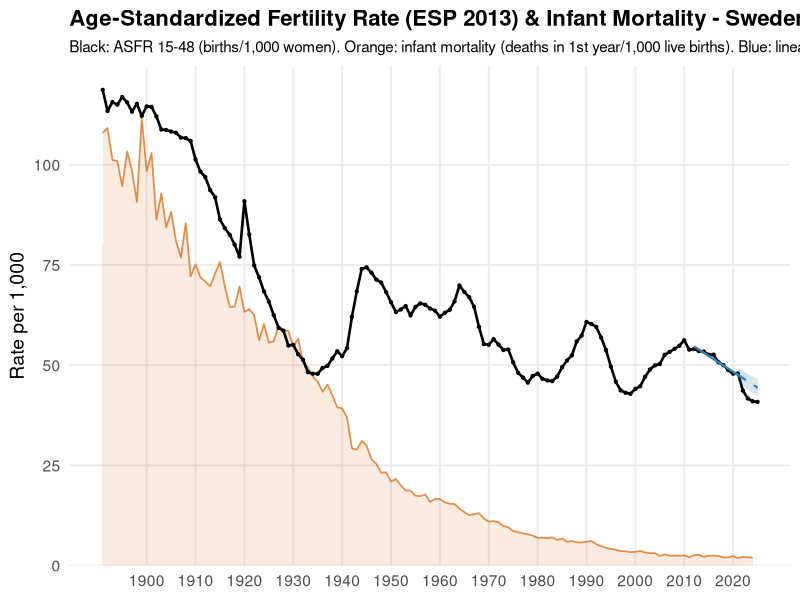
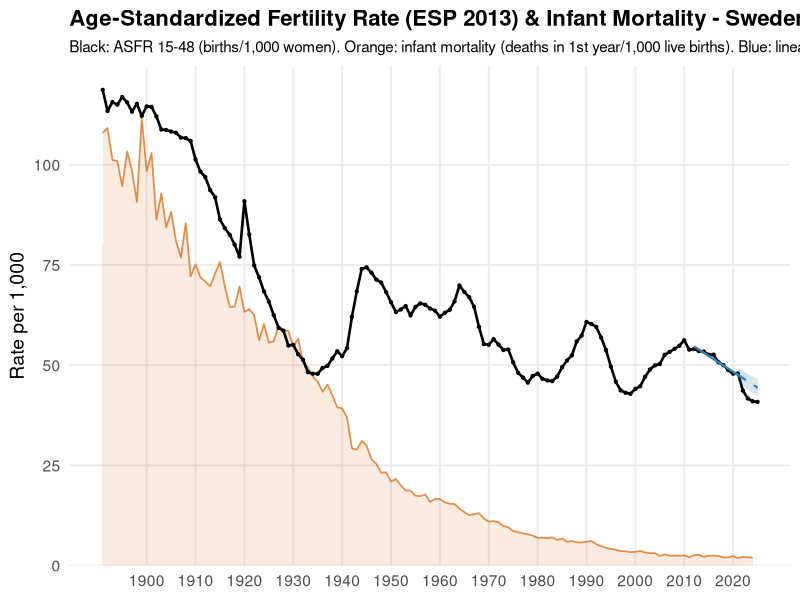
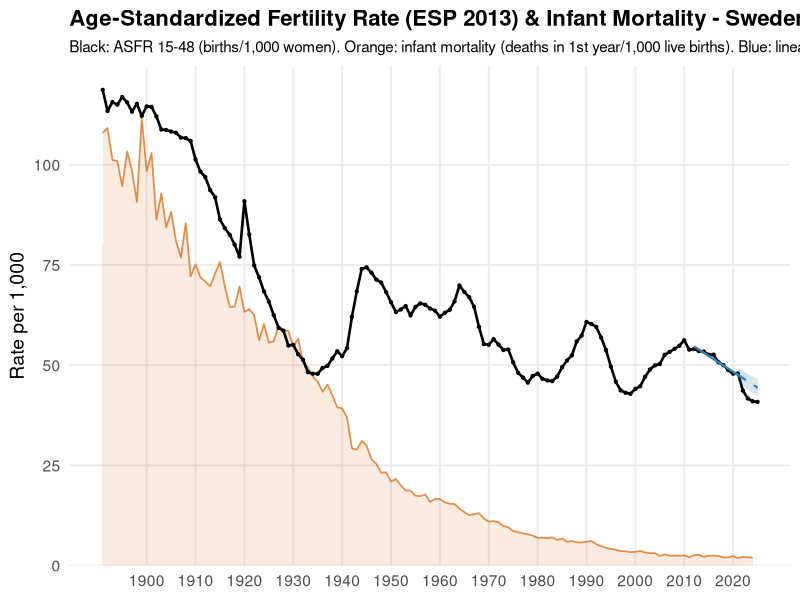

Recreate these plots in R, in order.
###############################################################
## Age-Standardized Fertility Rate (ASFR) - ESP 2013 weights
## Ages 15–48, Swedish women
## Linear trend fitted on 2012–2020, 95% PI projected to 2021–2025
###############################################################

suppressPackageStartupMessages({
  library(dplyr)
  library(tidyr)
  library(readr)
  library(ggplot2)
  library(scales)
  library(stringr)
})

OUT_DIR <- "visual"
dir.create(OUT_DIR, recursive = TRUE, showWarnings = FALSE)

# =====================================================================
# 1. LOAD DATA
# =====================================================================
pop <- read_csv("2025_update/1860_to_2025_women_population.csv",
                show_col_types = FALSE) %>%
  mutate(Age = as.integer(Age), Year = as.integer(Year),
         Population = as.numeric(Population))

births <- read_csv("2025_update/1891_to_2025_births.csv",
                   show_col_types = FALSE) %>%
  mutate(MotherAge = as.integer(MotherAge), Year = as.integer(Year),
         Births = as.numeric(Births))

# =====================================================================
# 1b. LOAD INFANT MORTALITY
# =====================================================================
imr_raw <- read_delim(
  "2025_update/000000MM_20260309-204950.csv",
  delim = ";", skip = 2, col_names = TRUE,
  show_col_types = FALSE,
  locale = locale(encoding = "UTF-8")
)

# Keep only "Deaths in the first year" columns (first 165 year-columns after sex)
imr <- imr_raw %>%
  slice(1) %>%                              # "boys and girls" row
  select(-1) %>%                            # drop sex column
  mutate(across(everything(), as.character)) %>%
  pivot_longer(everything(), names_to = "col_name", values_to = "Rate") %>%
  filter(str_detect(col_name, "first year")) %>%
  mutate(
    Year = as.integer(str_extract(col_name, "\\d{4}$")),
    IMR  = as.numeric(ifelse(Rate == "..", NA, Rate))
  ) %>%
  select(Year, IMR) %>%
  filter(!is.na(IMR))

cat("Infant mortality loaded:", nrow(imr), "years,",
    min(imr$Year), "-", max(imr$Year), "\n")

# =====================================================================
# 2. AGE-SPECIFIC RATES BY 5-YEAR GROUP
# =====================================================================
ages_keep <- 15:48

mk_group5 <- function(a) {
  gs <- (a %/% 5) * 5
  sprintf("%02d-%02d", gs, gs + 4)
}

births_grp <- births %>%
  filter(MotherAge %in% ages_keep) %>%
  mutate(AgeGroup5 = mk_group5(MotherAge)) %>%
  group_by(Year, AgeGroup5) %>%
  summarise(Births = sum(Births, na.rm = TRUE), .groups = "drop")

pop_grp <- pop %>%
  filter(Age %in% ages_keep) %>%
  mutate(AgeGroup5 = mk_group5(Age)) %>%
  group_by(Year, AgeGroup5) %>%
  summarise(Population = sum(Population, na.rm = TRUE), .groups = "drop")

rates <- births_grp %>%
  inner_join(pop_grp, by = c("Year", "AgeGroup5")) %>%
  mutate(ASFR = Births / Population)   # per-woman rate (not per 1000)

# =====================================================================
# 3. ESP 2013 WEIGHTS
# =====================================================================
# European Standard Population 2013, per 5-year group (per 100,000):
#   15-19: 5500   20-24: 5500   25-29: 5500   30-34: 5500
#   35-39: 5500   40-44: 5500   45-49: 5500
# All equal in the fertile range, so the standardized rate is
# simply the mean ASFR across groups × 5 (TFR-like scaling),
# but we keep the proper weighted formula for correctness.

esp2013 <- tibble(
  AgeGroup5 = c("15-19", "20-24", "25-29", "30-34",
                "35-39", "40-44", "45-49"),
  ESP_w     = c(5500, 5500, 5500, 5500, 5500, 5500, 5500)
)

# Normalize weights to sum to 1
esp2013 <- esp2013 %>% mutate(w = ESP_w / sum(ESP_w))

# Join weights and compute standardized rate per year
asfr_std <- rates %>%
  inner_join(esp2013, by = "AgeGroup5") %>%
  group_by(Year) %>%
  summarise(
    ASFR_std = sum(ASFR * w),          # weighted mean (per woman)
    ASFR_std_1000 = sum(ASFR * w) * 1000,  # per 1,000 women
    .groups = "drop"
  ) %>%
  arrange(Year)

cat("ASFR computed:", nrow(asfr_std), "years,",
    min(asfr_std$Year), "-", max(asfr_std$Year), "\n")

# =====================================================================
# 4. LINEAR TREND 2012-2020 + 95% PI 2021-2025
# =====================================================================

# Fit linear model on 2012–2020
fit_data <- asfr_std %>% filter(Year >= 2012, Year <= 2020)
lm_fit   <- lm(ASFR_std_1000 ~ Year, data = fit_data)

cat("Linear trend 2012-2020:\n")
cat("  Intercept:", coef(lm_fit)[1], "\n")
cat("  Slope:    ", coef(lm_fit)[2], "per year\n")
cat("  R²:       ", summary(lm_fit)$r.squared, "\n")

# Trend line for 2012–2020
trend_line <- tibble(Year = 2012:2020) %>%
  mutate(fit = predict(lm_fit, newdata = .))

# 95% prediction interval for 2021–2025
pi_years <- tibble(Year = 2021:2025)
pi_pred  <- predict(lm_fit, newdata = pi_years, interval = "prediction", level = 0.95)
pi_df    <- bind_cols(pi_years, as_tibble(pi_pred)) %>%
  rename(fit = fit, lwr = lwr, upr = upr)

# Combine trend + PI for ribbon plotting
trend_full <- bind_rows(
  trend_line %>% mutate(lwr = NA_real_, upr = NA_real_),
  pi_df
)

# =====================================================================
# 5. PLOT (single axis: ASFR + Infant Mortality both per 1,000)
# =====================================================================

# Filter IMR to ASFR year range
imr_plot <- imr %>%
  filter(Year >= min(asfr_std$Year), Year <= max(asfr_std$Year))

p <- ggplot() +
  # Infant mortality (shaded area, behind)
  geom_area(data = imr_plot, aes(x = Year, y = IMR),
            fill = "#d95f02", alpha = 0.12) +
  geom_line(data = imr_plot, aes(x = Year, y = IMR),
            linewidth = 0.6, color = "#d95f02", alpha = 0.7) +
  # Observed ASFR
  geom_line(data = asfr_std, aes(x = Year, y = ASFR_std_1000),
            linewidth = 0.9, color = "black") +
  geom_point(data = asfr_std, aes(x = Year, y = ASFR_std_1000),
             size = 0.8, color = "black") +
  # 95% prediction interval ribbon (2021–2025)
  geom_ribbon(data = pi_df, aes(x = Year, ymin = lwr, ymax = upr),
              fill = "#3182bd", alpha = 0.2) +
  # Linear trend 2012–2020 (solid)
  geom_line(data = trend_line, aes(x = Year, y = fit),
            linewidth = 0.8, color = "#3182bd", linetype = "solid") +
  # Trend extrapolation into 2021–2025 (dashed)
  geom_line(data = pi_df, aes(x = Year, y = fit),
            linewidth = 0.8, color = "#3182bd", linetype = "dashed") +
  # Connecting the two segments
  geom_segment(
    aes(x = 2020, xend = 2021,
        y = tail(trend_line$fit, 1), yend = head(pi_df$fit, 1)),
    linewidth = 0.8, color = "#3182bd", linetype = "dashed"
  ) +
  scale_x_continuous(breaks = seq(1900, 2025, by = 10)) +
  scale_y_continuous(limits = c(0, NA), expand = expansion(mult = c(0, 0.05))) +
  labs(
    title    = "Age-Standardized Fertility Rate (ESP 2013) & Infant Mortality - Sweden",
    subtitle = paste0(
      "Black: ASFR 15-48 (births/1,000 women). Orange: infant mortality (deaths in 1st year/1,000 live births). ",
      "Blue: linear trend 2012\u20132020 (slope = ",
      sprintf("%.2f", coef(lm_fit)[2]),
      "/yr) + 95% PI."
    ),
    x = NULL, y = "Rate per 1,000"
  ) +
  theme_minimal(base_size = 14) +
  theme(
    plot.title       = element_text(face = "bold", size = 16),
    plot.subtitle    = element_text(size = 11),
    panel.grid.minor = element_blank(),
    panel.background = element_rect(fill = "white", color = NA),
    plot.background  = element_rect(fill = "white", color = NA)
  )

p

ggsave(file.path(OUT_DIR, "ASFR_ESP2013_trend_PI_1891_2025.png"),
       p, width = 14, height = 7, dpi = 300, bg = "white")
ggsave(file.path(OUT_DIR, "ASFR_ESP2013_trend_PI_1891_2025.pdf"),
       p, width = 14, height = 7, bg = "white")

cat("ASFR plot saved.\n")
